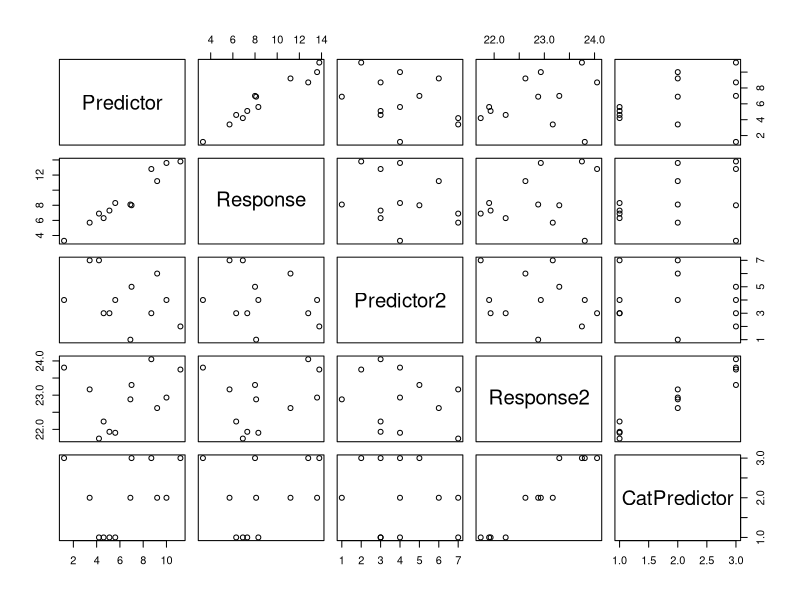
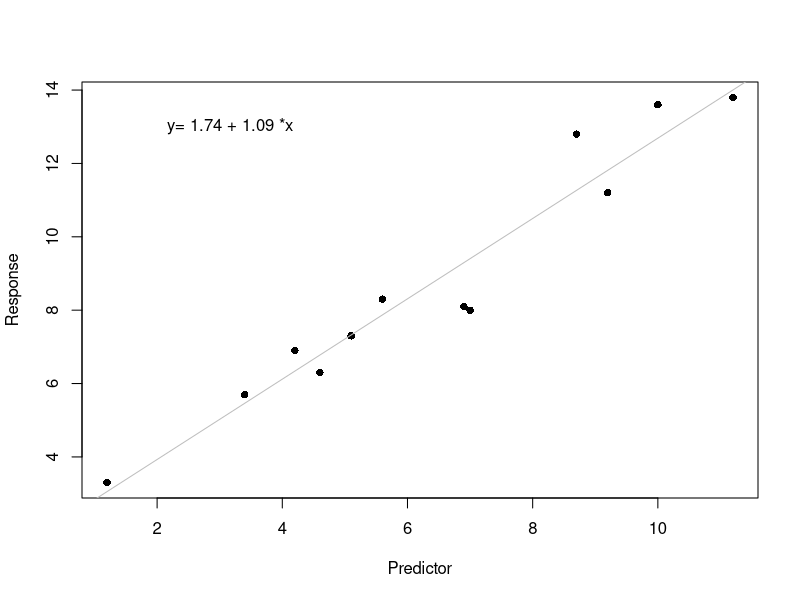
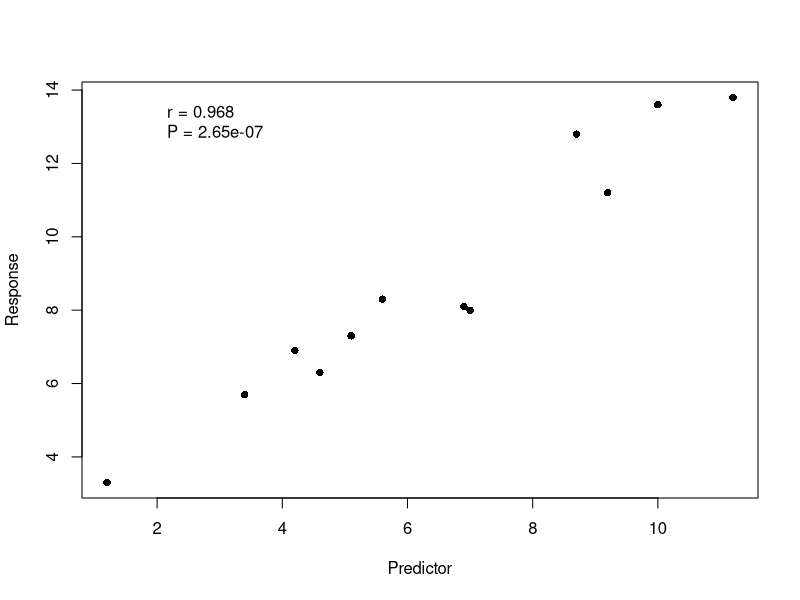

Source code (R) for these figures, in order:
## ---- chunk 1
reg.data <- data.frame(
  Predictor = c(4.2, 5.6, 5.1, 4.6, 9.2, 6.9, 10, 3.4, 7, 11.2, 1.2, 8.7), 
  Response = c(6.9, 8.3, 7.3, 6.3, 11.2, 8.1, 13.6, 5.7, 8, 13.8, 3.3, 12.8))
## ---- chunk 2
var(reg.data$Predictor)
## ---- chunk 3
#var and cov both give the same answer
var(reg.data)
cov(reg.data)
## ---- chunk 4
fit<-lm(Response~Predictor,data=reg.data)
summary(fit)
anova(fit)
## ---- chunk 5
names(fit) #Recall that "fit" is the name I gave the lm model
fit$residuals #Gives the residuals
fit$coefficients #Gives the slope and intercept
## ---- chunk 6
cor.test(reg.data$Predictor, reg.data$Response)
#Same as above
cor.test(reg.data$Response, reg.data$Predictor)
## ---- chunk 7
cor.test(reg.data$Predictor, reg.data$Response, alt = "less")
## ---- chunk 8
cor.test(reg.data$Predictor, reg.data$Response, method = "spearman")
## ---- chunk 9
#Create some more fake data
reg.data2 <- data.frame(reg.data, Predictor2 = rpois(12, 3), Response2 = sort(rnorm(12, 23)), CatPredictor = gl(3, 4, labels = c("Low", "Med", "High")))
#Plot the all the fake data
plot(reg.data2)
## ---- chunk 10
plot(Response ~ Predictor, data = reg.data, pch = 16)
abline(fit, col = "grey")
#I pull the values for the best fit line from fit to display on the graph
i <- round(fit$coef[[1]], 2) #i for the intercept
s <- round(fit$coef[[2]], 2) #s for the slope
text(2, 13, paste("y=", i, "+", s, "*x"), pos = 4)
## ---- chunk 11
plot(Response ~ Predictor, data = reg.data, pch = 16)
#I pull information out of cor.test to display on the graph
corInfo <- cor.test(reg.data$Predictor, reg.data$Response)
text(2, 13, paste("r = ", signif(corInfo[["estimate"]], 3), "\nP = ", signif(corInfo[["p.value"]], 3), sep = ""), pos = 4) #\n returns to next line
